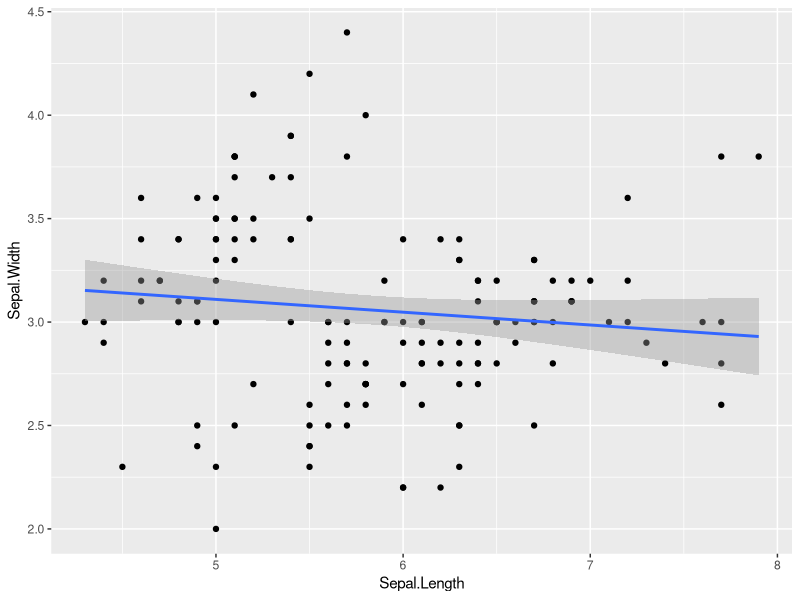

Reproduce this figure in R.
## ---- chunk 1
knitr::opts_chunk$set(echo = TRUE)
library(tidyverse)
## ---- chunk 2
iris %>% 
  ggplot(aes(Sepal.Length, Sepal.Width)) +
  geom_point() +
  geom_smooth(method = 'lm', formula = "y ~ x")
## ---- chunk 3
cor(iris$Sepal.Length, iris$Sepal.Width)
